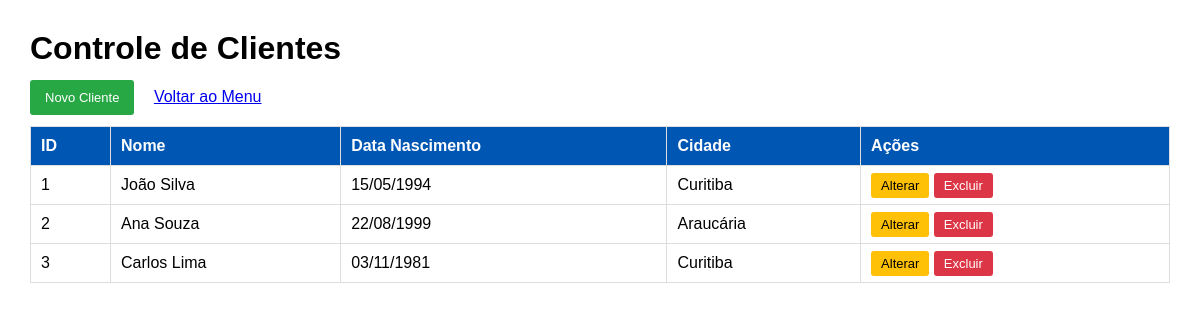
Page /clienteslista.php on the committed database.
### tables this page shows
CREATE TABLE IF NOT EXISTS CLIENTE (
    ID_CLIENTE INT AUTO_INCREMENT PRIMARY KEY,
    NOME VARCHAR(100) NOT NULL,
    DATA_NASCIMENTO DATE NOT NULL,
    CIDADE VARCHAR(50) NOT NULL
);

### clienteslista.php (the view, shortened to what this page needs)
<?php
include_once 'conexao.php';
$dados = $conn->query("SELECT * FROM CLIENTE")->fetchAll(PDO::FETCH_ASSOC);
?>
<!DOCTYPE html>
<html lang="pt-br">
<head>
</head>
<body>
    <h1>Controle de Clientes</h1>
    <a href="clientesformulario.php" class="btn add">Novo Cliente</a>
    <a href="index.php" style="margin-left: 15px;">Voltar ao Menu</a>
    <table>
        <tr>
            <th>ID</th><th>Nome</th><th>Data Nascimento</th><th>Cidade</th><th>Ações</th>
        </tr>
        <?php foreach ($dados as $c): ?>
        <tr>
            <td><?= $c['ID_CLIENTE'] ?></td>
            <td><?= $c['NOME'] ?></td>
            <td><?= date('d/m/Y', strtotime($c['DATA_NASCIMENTO'])) ?></td>
            <td><?= $c['CIDADE'] ?></td>
            <td>
                <a href="clientesformulario.php?id=<?= $c['ID_CLIENTE'] ?>" class="btn edit">Alterar</a>
                <a href="clienteslista.php?excluir=<?= $c['ID_CLIENTE'] ?>" class="btn del" onclick="return confirm('Deseja excluir este cliente?')">Excluir</a>
            </td>
        </tr>
        <?php endforeach; ?>
    </table>
</body>
</html>

### clienteslista.php (style rules this page uses)
body { font-family: Arial, sans-serif; margin: 30px; }
table { width: 100%; border-collapse: collapse; margin-top: 20px; }
th, td { border: 1px solid #ddd; padding: 10px; text-align: left; }
th { background: #0056b3; color: white; }
.btn { padding: 5px 10px; color: white; text-decoration: none; border-radius: 3px; font-size: 13px; }
.add { background: #28a745; padding: 10px 15px; }
.edit { background: #ffc107; color: black; }
.del { background: #dc3545; }

### rows in the picture
cliente: ID_CLIENTE "1", NOME "João Silva", DATA_NASCIMENTO "15/05/1994", CIDADE "Curitiba"
cliente: ID_CLIENTE "2", NOME "Ana Souza", DATA_NASCIMENTO "22/08/1999", CIDADE "Araucária"
cliente: ID_CLIENTE "3", NOME "Carlos Lima", DATA_NASCIMENTO "03/11/1981", CIDADE "Curitiba"
